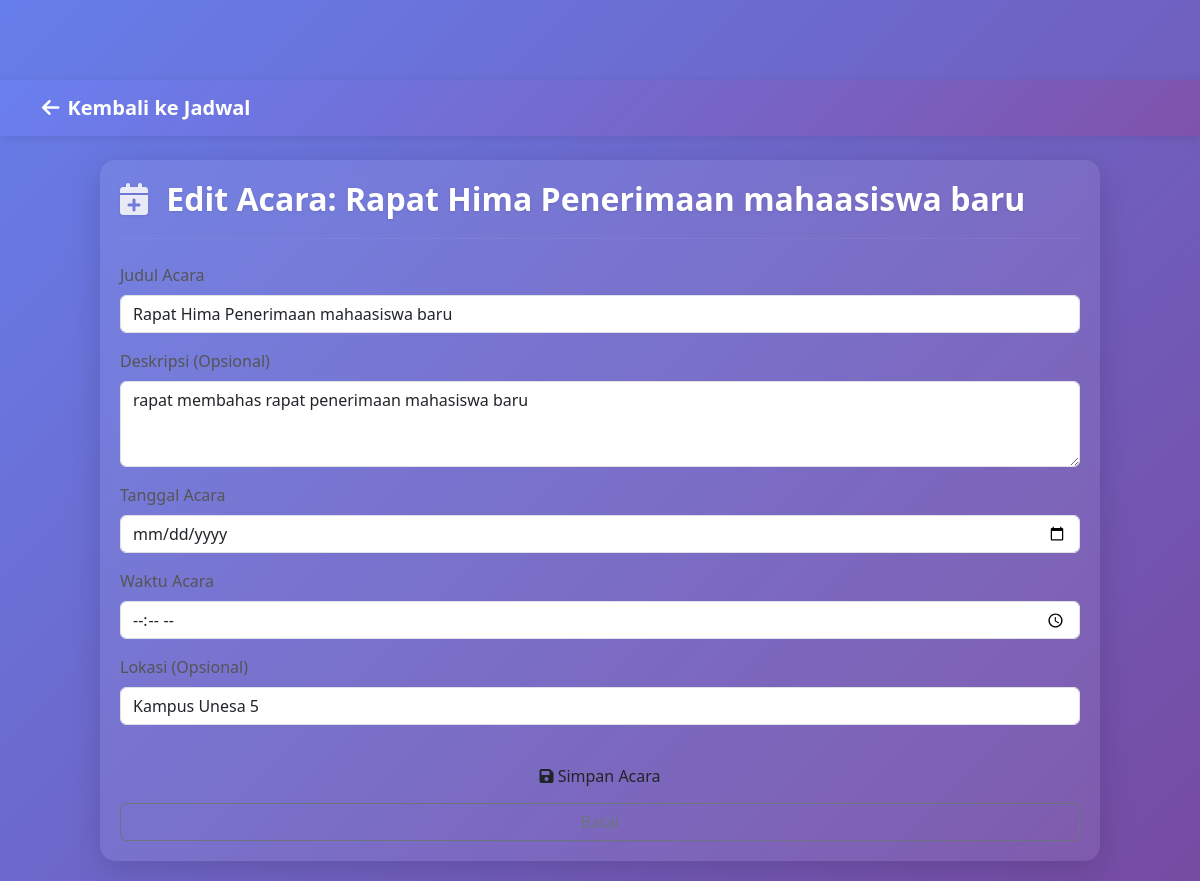
/jadwal-kegiatan/acara/5/edit/ (signed in), run on the app's committed database.
### schedule/models.py (models this page shows, shortened)
class Event(models.Model):
    user = models.ForeignKey(
        settings.AUTH_USER_MODEL,
        on_delete=models.CASCADE,
        related_name='schedule_events'  # related_name yang baik untuk akses dari objek user
    )
    title = models.CharField(max_length=200)
    description = models.TextField(blank=True, null=True)
    event_date = models.DateField()
    event_time = models.TimeField()
    location = models.CharField(max_length=200, blank=True, null=True)
    created_at = models.DateTimeField(default=timezone.now)  # Menggunakan timezone.now untuk datetime yang aware
    updated_at = models.DateTimeField(auto_now=True)
    class Meta:
        ordering = ['event_date', 'event_time']  # Urutkan berdasarkan tanggal dan waktu

### schedule/views.py (the view)
# urls.py: path('acara/<int:event_id>/edit/', views.event_update_view, name='event_update'),
@login_required
def event_update_view(request, event_id):
    event = get_object_or_404(Event, id=event_id, user=request.user)  # Keamanan: pastikan user hanya edit acaranya
    if request.method == 'POST':
        form = EventForm(request.POST, instance=event)  # Isi form dengan data acara yang ada
        if form.is_valid():
            form.save()
            messages.success(request, f"Acara '{event.title}' berhasil diperbarui.")
            return redirect(
                'schedule:schedule_list')  # Atau redirect ke detail: redirect('schedule:event_detail', event_id=event.id)
        else:
            messages.error(request, "Gagal memperbarui acara. Periksa kembali isian form.")
    else:  # GET request
        form = EventForm(instance=event)  # Tampilkan form dengan data acara saat ini
    context = {
        'title': f'Edit Acara: {event.title}',
        'form': form,
        'event': event  # Untuk digunakan di template jika perlu (misalnya, untuk link "Batal")
    }
    return render(request, 'schedule/event_form_page.html', context)

### schedule/forms.py
class EventForm(forms.ModelForm):
    event_date = forms.DateField(
        widget=forms.DateInput(attrs={'type': 'date', 'class': 'form-control'}),
        label="Tanggal Acara"
    )
    event_time = forms.TimeField(
        widget=forms.TimeInput(attrs={'type': 'time', 'class': 'form-control'}),
        label="Waktu Acara"
    )
    title = forms.CharField(
        widget=forms.TextInput(attrs={'class': 'form-control', 'placeholder': 'Contoh: Meeting Tim Proyek'}),
        label="Judul Acara"
    )
    description = forms.CharField(
        widget=forms.Textarea(attrs={'class': 'form-control', 'rows': 3, 'placeholder': 'Deskripsi singkat mengenai acara...'}),
        required=False, # Deskripsi tidak wajib
        label="Deskripsi (Opsional)"
    )
    location = forms.CharField(
        widget=forms.TextInput(attrs={'class': 'form-control', 'placeholder': 'Contoh: Ruang Rapat A / Online'}),
        required=False, # Lokasi tidak wajib
        label="Lokasi (Opsional)"
    )
    class Meta:
        model = Event
        fields = ['title', 'description', 'event_date', 'event_time', 'location']

### templates/schedule/event_form_page.html (shortened to what this page needs)
{% load static %}
<!DOCTYPE html>
<html lang="id">
<head>
    <link href="https://cdnjs.cloudflare.com/ajax/libs/bootstrap/5.3.0/css/bootstrap.min.css" rel="stylesheet">
    <link href="https://cdnjs.cloudflare.com/ajax/libs/font-awesome/6.0.0/css/all.min.css" rel="stylesheet">
    <link rel="stylesheet" href="{% static 'css/schedule_styles.css' %}">
</head>
<body>
    <nav class="navbar navbar-expand-lg navbar-dark mb-4" style="background: linear-gradient(135deg, #6a7fef 0%, #7f53ac 100%); box-shadow: 0 2px 10px rgba(0,0,0,0.1);">
        <div class="container">
            <a class="navbar-brand fw-bold" href="{% url 'schedule:schedule_list' %}"><i class="fas fa-arrow-left me-2"></i>Kembali ke Jadwal</a>
            </div>
    </nav>
    <div class="container schedule-page-container mt-4">
        <h2><i class="fas fa-calendar-plus"></i> {{ title }}</h2>
        <hr class="mb-4" style="border-color: rgba(255,255,255,0.2);">
        <div class="form-card"> <form method="post"> {% csrf_token %}
                {% for field in form %}
                    <div class="mb-3">
                        <label for="{{ field.id_for_label }}" class="form-label" style="color:#555; font-weight:500;">{{ field.label }}</label>
                        {{ field }}
                    </div>
                {% endfor %}
                <button type="submit" class="btn btn-schedule-action w-100 mt-3">
                    <i class="fas fa-save"></i> Simpan Acara
                </button>
                <a href="{% url 'schedule:schedule_list' %}" class="btn btn-outline-secondary w-100 mt-2">Batal</a>
            </form>
        </div>
    </div>
</body>
</html>

### static/css/schedule_styles.css (style rules this page uses)
body { background: linear-gradient(135deg, #667eea 0%, #764ba2 100%); min-height: 100vh; font-family: 'Segoe UI', Tahoma, Geneva, Verdana, sans-serif; color: #333; padding-top: 80px; padding-bottom: 20px; }
.schedule-page-container { max-width: 1000px; margin: 0 auto; padding: 20px; background-color: rgba(255, 255, 255, 0.08); backdrop-filter: blur(5px); border-radius: 15px; box-shadow: 0 8px 32px rgba(0,0,0,0.15); color: #fff; }
.schedule-page-container h2, .schedule-page-container h4 { color: #ffffff; font-weight: 600; margin-bottom: 20px; text-shadow: 0 1px 3px rgba(0,0,0,0.1); }
.schedule-page-container h2 i, .schedule-page-container h4 i { margin-right: 10px; color: rgba(255, 255, 255, 0.85); }

### data on the page
Event: form "Rapat Hima Penerimaan mahaasiswa baru" "rapat membahas rapat penerimaan mahasiswa baru" "Kampus Unesa 5"

### other printed values
{{ title }} "Edit Acara: Rapat Hima Penerimaan mahaasiswa baru"
{{ field.label }} "Judul Acara" "Deskripsi (Opsional)" "Tanggal Acara" "Waktu Acara" "Lokasi (Opsional)"
